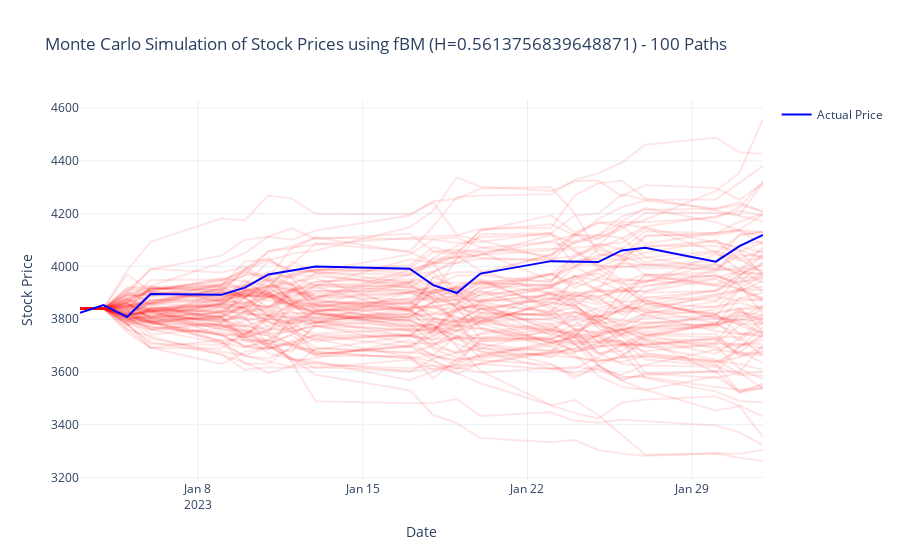

This figure's notebook cell:
### Code cell
def montecarlo_simulation_and_plot(train_data, test_data, H, num_simulations=100):
    """
    Perform a Monte Carlo simulation by generating multiple fBM price paths and plot them 
    alongside the actual stock prices.
    
    Parameters:
        train_data (DataFrame): Training data containing columns 'price' and 'log_returns'.
        test_data (DataFrame): Testing data (used to determine the forecast horizon).
        H (float): Hurst exponent for the fBM model.
        num_simulations (int): Number of simulation paths to generate.
    """
    # Set seeds for reproducibility
    random.seed(42)
    np.random.seed(42)
    
    # Calculate drift (μ) and volatility (σ) from training log returns
    mu = train_data["log_returns"].mean()
    sigma = train_data["log_returns"].std()
    
    n_days = len(test_data)
    time_points = np.arange(n_days)
    S0 = train_data['price'].iloc[-1]
    
    simulation_paths = []
    
    for i in range(num_simulations):
        # For each simulation, sample a new fBM path
        fbm = FractionalBrownianMotion(hurst=H, t=n_days - 1)
        fbm_values = fbm.sample(n=n_days - 2)
        fbm_values = np.insert(fbm_values, 0, 0)  # align with the time vector
        sim_prices = S0 * np.exp(mu * time_points + sigma * fbm_values)
        simulation_paths.append(sim_prices)
    
    # Create a Plotly figure for the Monte Carlo simulation
    fig = go.Figure()
    
    # Add each simulated path (using low opacity to avoid clutter)
    for i, sim_prices in enumerate(simulation_paths):
        fig.add_trace(go.Scatter(
            x=test_data.index,
            y=sim_prices,
            mode='lines',
            name=f'Simulation {i+1}',
            line=dict(color='rgba(255, 0, 0, 0.1)'),  # Red with transparency
            showlegend=False  # Hide individual simulation legends
        ))
    
    # Overlay the actual prices
    fig.add_trace(go.Scatter(
        x=test_data.index,
        y=test_data["price"],
        mode='lines',
        name='Actual Price',
        line=dict(color='blue', width=2)
    ))
    
    # Update plot layout
    fig.update_layout(
        title=f"Monte Carlo Simulation of Stock Prices using fBM (H={H}) - {num_simulations} Paths",
        xaxis_title="Date",
        yaxis_title="Stock Price",
        template="plotly_white"
    )
    
    fig.show()

montecarlo_simulation_and_plot(SNP_training_df, SNP_testing_df, SNP_hurst_est, num_simulations=100)
